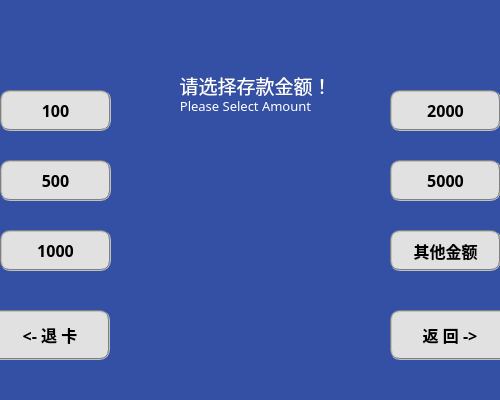
<?xml version="1.0" encoding="UTF-8"?>
<ui version="4.0">
 <class>deposit</class>
 <widget class="QWidget" name="deposit">
  <property name="geometry">
   <rect>
    <x>0</x>
    <y>0</y>
    <width>500</width>
    <height>400</height>
   </rect>
  </property>
  <property name="windowTitle">
   <string>deposit</string>
  </property>
  <property name="styleSheet">
   <string notr="true">#deposit{background-color: rgb(52, 80, 164);border-top-left-radius:15px;border-top-right-radius:5px;border-bottom-left-radius:15px;border-bottom-right-radius:5px}
</string>
  </property>
  <widget class="QLabel" name="label">
   <property name="geometry">
    <rect>
     <x>140</x>
     <y>130</y>
     <width>231</width>
     <height>211</height>
    </rect>
   </property>
   <property name="text">
    <string/>
   </property>
   <property name="pixmap">
    <pixmap resource="pics.qrc">:/pics/pictures/pic3.png</pixmap>
   </property>
  </widget>
  <widget class="QPushButton" name="btn500">
   <property name="geometry">
    <rect>
     <x>0</x>
     <y>160</y>
     <width>111</width>
     <height>41</height>
    </rect>
   </property>
   <property name="font">
    <font>
     <family>微软雅黑</family>
     <pointsize>12</pointsize>
     <weight>75</weight>
     <bold>true</bold>
    </font>
   </property>
   <property name="styleSheet">
    <string notr="true">QPushButton{border:2px groove gray;border-radius:10px;padding:2px 4px;background-color: rgb(225, 225, 225);}
QPushButton:hover{background-color: rgb(20, 62, 134);border:none;color:rgb(255, 255, 255);}
QPushButton:checked{background-color: rgb(20, 62, 134);border:none;color:rgb(255, 255, 255);}</string>
   </property>
   <property name="text">
    <string>500</string>
   </property>
  </widget>
  <widget class="QPushButton" name="btn1000">
   <property name="geometry">
    <rect>
     <x>0</x>
     <y>230</y>
     <width>111</width>
     <height>41</height>
    </rect>
   </property>
   <property name="font">
    <font>
     <family>微软雅黑</family>
     <pointsize>12</pointsize>
     <weight>75</weight>
     <bold>true</bold>
    </font>
   </property>
   <property name="styleSheet">
    <string notr="true">QPushButton{border:2px groove gray;border-radius:10px;padding:2px 4px;background-color: rgb(225, 225, 225);}
QPushButton:hover{background-color: rgb(20, 62, 134);border:none;color:rgb(255, 255, 255);}
QPushButton:checked{background-color: rgb(20, 62, 134);border:none;color:rgb(255, 255, 255);}</string>
   </property>
   <property name="text">
    <string>1000</string>
   </property>
  </widget>
  <widget class="QPushButton" name="return_btn">
   <property name="geometry">
    <rect>
     <x>390</x>
     <y>310</y>
     <width>120</width>
     <height>50</height>
    </rect>
   </property>
   <property name="font">
    <font>
     <family>微软雅黑</family>
     <pointsize>12</pointsize>
     <weight>75</weight>
     <bold>true</bold>
    </font>
   </property>
   <property name="styleSheet">
    <string notr="true">QPushButton{border:2px groove gray;border-radius:10px;padding:2px 4px;background-color: rgb(225, 225, 225);}
QPushButton:hover{background-color: rgb(20, 62, 134);border:none;color:rgb(255, 255, 255);}
QPushButton:checked{background-color: rgb(20, 62, 134);border:none;color:rgb(255, 255, 255);}</string>
   </property>
   <property name="text">
    <string>返 回 -&gt;</string>
   </property>
  </widget>
  <widget class="QLabel" name="label1_2">
   <property name="geometry">
    <rect>
     <x>110</x>
     <y>80</y>
     <width>271</width>
     <height>51</height>
    </rect>
   </property>
   <property name="sizePolicy">
    <sizepolicy hsizetype="Preferred" vsizetype="Preferred">
     <horstretch>0</horstretch>
     <verstretch>0</verstretch>
    </sizepolicy>
   </property>
   <property name="font">
    <font>
     <family>华文中宋</family>
     <pointsize>10</pointsize>
     <weight>50</weight>
     <bold>false</bold>
    </font>
   </property>
   <property name="styleSheet">
    <string notr="true">color:rgb(255, 255, 255)</string>
   </property>
   <property name="text">
    <string>Please Select Amount</string>
   </property>
   <property name="scaledContents">
    <bool>false</bool>
   </property>
   <property name="alignment">
    <set>Qt::AlignCenter</set>
   </property>
   <property name="wordWrap">
    <bool>false</bool>
   </property>
   <property name="margin">
    <number>0</number>
   </property>
   <property name="openExternalLinks">
    <bool>false</bool>
   </property>
  </widget>
  <widget class="QPushButton" name="other_amount_btn">
   <property name="geometry">
    <rect>
     <x>390</x>
     <y>230</y>
     <width>111</width>
     <height>41</height>
    </rect>
   </property>
   <property name="font">
    <font>
     <family>微软雅黑</family>
     <pointsize>12</pointsize>
     <weight>75</weight>
     <bold>true</bold>
    </font>
   </property>
   <property name="styleSheet">
    <string notr="true">QPushButton{border:2px groove gray;border-radius:10px;padding:2px 4px;background-color: rgb(225, 225, 225);}
QPushButton:hover{background-color: rgb(20, 62, 134);border:none;color:rgb(255, 255, 255);}
QPushButton:checked{background-color: rgb(20, 62, 134);border:none;color:rgb(255, 255, 255);}</string>
   </property>
   <property name="text">
    <string>其他金额</string>
   </property>
  </widget>
  <widget class="QPushButton" name="btn2000">
   <property name="geometry">
    <rect>
     <x>390</x>
     <y>90</y>
     <width>111</width>
     <height>41</height>
    </rect>
   </property>
   <property name="font">
    <font>
     <family>微软雅黑</family>
     <pointsize>12</pointsize>
     <weight>75</weight>
     <bold>true</bold>
    </font>
   </property>
   <property name="styleSheet">
    <string notr="true">QPushButton{border:2px groove gray;border-radius:10px;padding:2px 4px;background-color: rgb(225, 225, 225);}
QPushButton:hover{background-color: rgb(20, 62, 134);border:none;color:rgb(255, 255, 255);}
QPushButton:checked{background-color: rgb(20, 62, 134);border:none;color:rgb(255, 255, 255);}</string>
   </property>
   <property name="text">
    <string>2000</string>
   </property>
  </widget>
  <widget class="QLabel" name="label1">
   <property name="geometry">
    <rect>
     <x>120</x>
     <y>60</y>
     <width>271</width>
     <height>51</height>
    </rect>
   </property>
   <property name="sizePolicy">
    <sizepolicy hsizetype="Preferred" vsizetype="Preferred">
     <horstretch>0</horstretch>
     <verstretch>0</verstretch>
    </sizepolicy>
   </property>
   <property name="font">
    <font>
     <family>华文中宋</family>
     <pointsize>14</pointsize>
     <weight>50</weight>
     <bold>false</bold>
    </font>
   </property>
   <property name="styleSheet">
    <string notr="true">color:rgb(255, 255, 255)</string>
   </property>
   <property name="text">
    <string>请选择存款金额！</string>
   </property>
   <property name="scaledContents">
    <bool>false</bool>
   </property>
   <property name="alignment">
    <set>Qt::AlignCenter</set>
   </property>
   <property name="wordWrap">
    <bool>false</bool>
   </property>
   <property name="margin">
    <number>0</number>
   </property>
   <property name="openExternalLinks">
    <bool>false</bool>
   </property>
  </widget>
  <widget class="QPushButton" name="card_out_btn">
   <property name="geometry">
    <rect>
     <x>-10</x>
     <y>310</y>
     <width>120</width>
     <height>50</height>
    </rect>
   </property>
   <property name="font">
    <font>
     <family>微软雅黑</family>
     <pointsize>12</pointsize>
     <weight>75</weight>
     <bold>true</bold>
    </font>
   </property>
   <property name="styleSheet">
    <string notr="true">QPushButton{border:2px groove gray;border-radius:10px;padding:2px 4px;background-color: rgb(225, 225, 225);}
QPushButton:hover{background-color: rgb(20, 62, 134);border:none;color:rgb(255, 255, 255);}
QPushButton:checked{background-color: rgb(20, 62, 134);border:none;color:rgb(255, 255, 255);}</string>
   </property>
   <property name="text">
    <string>&lt;- 退 卡</string>
   </property>
  </widget>
  <widget class="QPushButton" name="btn5000">
   <property name="geometry">
    <rect>
     <x>390</x>
     <y>160</y>
     <width>111</width>
     <height>41</height>
    </rect>
   </property>
   <property name="font">
    <font>
     <family>微软雅黑</family>
     <pointsize>12</pointsize>
     <weight>75</weight>
     <bold>true</bold>
    </font>
   </property>
   <property name="styleSheet">
    <string notr="true">QPushButton{border:2px groove gray;border-radius:10px;padding:2px 4px;background-color: rgb(225, 225, 225);}
QPushButton:hover{background-color: rgb(20, 62, 134);border:none;color:rgb(255, 255, 255);}
QPushButton:checked{background-color: rgb(20, 62, 134);border:none;color:rgb(255, 255, 255);}</string>
   </property>
   <property name="text">
    <string>5000</string>
   </property>
  </widget>
  <widget class="QLabel" name="pic1">
   <property name="geometry">
    <rect>
     <x>10</x>
     <y>0</y>
     <width>231</width>
     <height>51</height>
    </rect>
   </property>
   <property name="text">
    <string/>
   </property>
   <property name="pixmap">
    <pixmap resource="pics.qrc">:/pics/pictures/pic1.png</pixmap>
   </property>
  </widget>
  <widget class="QPushButton" name="btn100">
   <property name="geometry">
    <rect>
     <x>0</x>
     <y>90</y>
     <width>111</width>
     <height>41</height>
    </rect>
   </property>
   <property name="font">
    <font>
     <family>微软雅黑</family>
     <pointsize>12</pointsize>
     <weight>75</weight>
     <bold>true</bold>
    </font>
   </property>
   <property name="styleSheet">
    <string notr="true">QPushButton{border:2px groove gray;border-radius:10px;padding:2px 4px;background-color: rgb(225, 225, 225);}
QPushButton:hover{background-color: rgb(20, 62, 134);border:none;color:rgb(255, 255, 255);}
QPushButton:checked{background-color: rgb(20, 62, 134);border:none;color:rgb(255, 255, 255);}</string>
   </property>
   <property name="text">
    <string>100</string>
   </property>
  </widget>
 </widget>
 <resources>
  <include location="pics.qrc"/>
 </resources>
 <connections/>
</ui>
